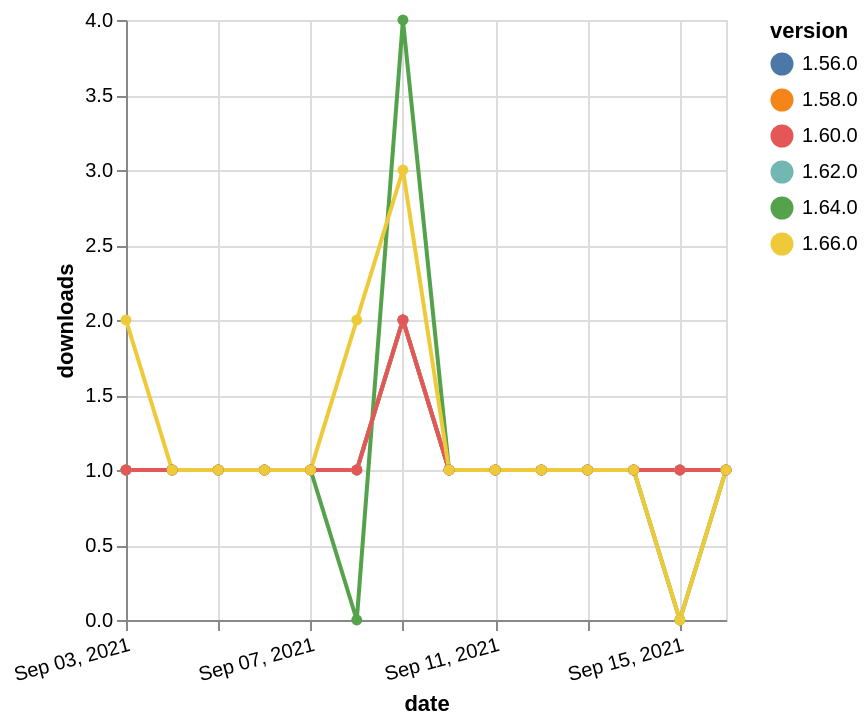

The specification (Vega-Lite) saved for this image:
### Vega-Lite specification from a JSON file in a GitHub repository (floating-point values rounded to 4 significant figures)
{"$schema": "https://vega.github.io/schema/vega-lite/v5.json", "description": "A simple bar chart with embedded data.", "data": {"values": [{"date": "2021-09-03", "total": 243, "delta": 1, "version": "1.56.0"}, {"date": "2021-09-04", "total": 244, "delta": 1, "version": "1.56.0"}, {"date": "2021-09-05", "total": 245, "delta": 1, "version": "1.56.0"}, {"date": "2021-09-06", "total": 246, "delta": 1, "version": "1.56.0"}, {"date": "2021-09-07", "total": 247, "delta": 1, "version": "1.56.0"}, {"date": "2021-09-08", "total": 248, "delta": 1, "version": "1.56.0"}, {"date": "2021-09-09", "total": 250, "delta": 2, "version": "1.56.0"}, {"date": "2021-09-10", "total": 251, "delta": 1, "version": "1.56.0"}, {"date": "2021-09-11", "total": 252, "delta": 1, "version": "1.56.0"}, {"date": "2021-09-12", "total": 253, "delta": 1, "version": "1.56.0"}, {"date": "2021-09-13", "total": 254, "delta": 1, "version": "1.56.0"}, {"date": "2021-09-14", "total": 255, "delta": 1, "version": "1.56.0"}, {"date": "2021-09-15", "total": 256, "delta": 1, "version": "1.56.0"}, {"date": "2021-09-16", "total": 257, "delta": 1, "version": "1.56.0"}, {"date": "2021-09-03", "total": 192, "delta": 1, "version": "1.64.0"}, {"date": "2021-09-04", "total": 193, "delta": 1, "version": "1.64.0"}, {"date": "2021-09-05", "total": 194, "delta": 1, "version": "1.64.0"}, {"date": "2021-09-06", "total": 195, "delta": 1, "version": "1.64.0"}, {"date": "2021-09-07", "total": 196, "delta": 1, "version": "1.64.0"}, {"date": "2021-09-08", "total": 196, "delta": 0, "version": "1.64.0"}, {"date": "2021-09-09", "total": 200, "delta": 4, "version": "1.64.0"}, {"date": "2021-09-10", "total": 201, "delta": 1, "version": "1.64.0"}, {"date": "2021-09-11", "total": 202, "delta": 1, "version": "1.64.0"}, {"date": "2021-09-12", "total": 203, "delta": 1, "version": "1.64.0"}, {"date": "2021-09-13", "total": 204, "delta": 1, "version": "1.64.0"}, {"date": "2021-09-14", "total": 205, "delta": 1, "version": "1.64.0"}, {"date": "2021-09-15", "total": 205, "delta": 0, "version": "1.64.0"}, {"date": "2021-09-16", "total": 206, "delta": 1, "version": "1.64.0"}, {"date": "2021-09-03", "total": 204, "delta": 1, "version": "1.58.0"}, {"date": "2021-09-04", "total": 205, "delta": 1, "version": "1.58.0"}, {"date": "2021-09-05", "total": 206, "delta": 1, "version": "1.58.0"}, {"date": "2021-09-06", "total": 207, "delta": 1, "version": "1.58.0"}, {"date": "2021-09-07", "total": 208, "delta": 1, "version": "1.58.0"}, {"date": "2021-09-08", "total": 209, "delta": 1, "version": "1.58.0"}, {"date": "2021-09-09", "total": 211, "delta": 2, "version": "1.58.0"}, {"date": "2021-09-10", "total": 212, "delta": 1, "version": "1.58.0"}, {"date": "2021-09-11", "total": 213, "delta": 1, "version": "1.58.0"}, {"date": "2021-09-12", "total": 214, "delta": 1, "version": "1.58.0"}, {"date": "2021-09-13", "total": 215, "delta": 1, "version": "1.58.0"}, {"date": "2021-09-14", "total": 216, "delta": 1, "version": "1.58.0"}, {"date": "2021-09-15", "total": 217, "delta": 1, "version": "1.58.0"}, {"date": "2021-09-16", "total": 218, "delta": 1, "version": "1.58.0"}, {"date": "2021-09-03", "total": 170, "delta": 1, "version": "1.62.0"}, {"date": "2021-09-04", "total": 171, "delta": 1, "version": "1.62.0"}, {"date": "2021-09-05", "total": 172, "delta": 1, "version": "1.62.0"}, {"date": "2021-09-06", "total": 173, "delta": 1, "version": "1.62.0"}, {"date": "2021-09-07", "total": 174, "delta": 1, "version": "1.62.0"}, {"date": "2021-09-08", "total": 175, "delta": 1, "version": "1.62.0"}, {"date": "2021-09-09", "total": 177, "delta": 2, "version": "1.62.0"}, {"date": "2021-09-10", "total": 178, "delta": 1, "version": "1.62.0"}, {"date": "2021-09-11", "total": 179, "delta": 1, "version": "1.62.0"}, {"date": "2021-09-12", "total": 180, "delta": 1, "version": "1.62.0"}, {"date": "2021-09-13", "total": 181, "delta": 1, "version": "1.62.0"}, {"date": "2021-09-14", "total": 182, "delta": 1, "version": "1.62.0"}, {"date": "2021-09-15", "total": 183, "delta": 1, "version": "1.62.0"}, {"date": "2021-09-16", "total": 184, "delta": 1, "version": "1.62.0"}, {"date": "2021-09-03", "total": 187, "delta": 1, "version": "1.60.0"}, {"date": "2021-09-04", "total": 188, "delta": 1, "version": "1.60.0"}, {"date": "2021-09-05", "total": 189, "delta": 1, "version": "1.60.0"}, {"date": "2021-09-06", "total": 190, "delta": 1, "version": "1.60.0"}, {"date": "2021-09-07", "total": 191, "delta": 1, "version": "1.60.0"}, {"date": "2021-09-08", "total": 192, "delta": 1, "version": "1.60.0"}, {"date": "2021-09-09", "total": 194, "delta": 2, "version": "1.60.0"}, {"date": "2021-09-10", "total": 195, "delta": 1, "version": "1.60.0"}, {"date": "2021-09-11", "total": 196, "delta": 1, "version": "1.60.0"}, {"date": "2021-09-12", "total": 197, "delta": 1, "version": "1.60.0"}, {"date": "2021-09-13", "total": 198, "delta": 1, "version": "1.60.0"}, {"date": "2021-09-14", "total": 199, "delta": 1, "version": "1.60.0"}, {"date": "2021-09-15", "total": 200, "delta": 1, "version": "1.60.0"}, {"date": "2021-09-16", "total": 201, "delta": 1, "version": "1.60.0"}, {"date": "2021-09-03", "total": 125, "delta": 2, "version": "1.66.0"}, {"date": "2021-09-04", "total": 126, "delta": 1, "version": "1.66.0"}, {"date": "2021-09-05", "total": 127, "delta": 1, "version": "1.66.0"}, {"date": "2021-09-06", "total": 128, "delta": 1, "version": "1.66.0"}, {"date": "2021-09-07", "total": 129, "delta": 1, "version": "1.66.0"}, {"date": "2021-09-08", "total": 131, "delta": 2, "version": "1.66.0"}, {"date": "2021-09-09", "total": 134, "delta": 3, "version": "1.66.0"}, {"date": "2021-09-10", "total": 135, "delta": 1, "version": "1.66.0"}, {"date": "2021-09-11", "total": 136, "delta": 1, "version": "1.66.0"}, {"date": "2021-09-12", "total": 137, "delta": 1, "version": "1.66.0"}, {"date": "2021-09-13", "total": 138, "delta": 1, "version": "1.66.0"}, {"date": "2021-09-14", "total": 139, "delta": 1, "version": "1.66.0"}, {"date": "2021-09-15", "total": 139, "delta": 0, "version": "1.66.0"}, {"date": "2021-09-16", "total": 140, "delta": 1, "version": "1.66.0"}]}, "width": "container", "mark": {"type": "line", "point": {"filled": true}}, "encoding": {"x": {"field": "date", "type": "temporal", "timeUnit": "yearmonthdate", "title": "date", "axis": {"labelAngle": -15}}, "y": {"field": "delta", "type": "quantitative", "title": "downloads"}, "color": {"field": "version", "type": "nominal"}, "tooltip": {"field": "delta"}}}
